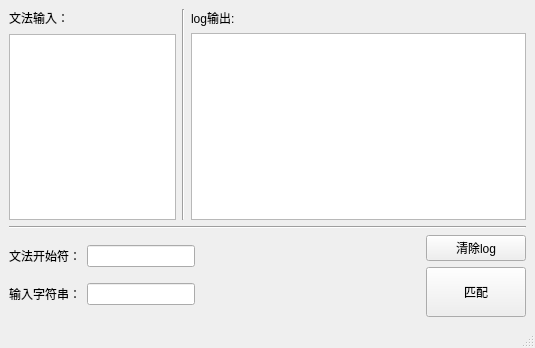
<?xml version="1.0" encoding="UTF-8"?>
<ui version="4.0">
 <class>MainWindow</class>
 <widget class="QMainWindow" name="MainWindow">
  <property name="geometry">
   <rect>
    <x>0</x>
    <y>0</y>
    <width>535</width>
    <height>348</height>
   </rect>
  </property>
  <property name="windowTitle">
   <string>LL（1）分析器</string>
  </property>
  <widget class="QWidget" name="centralwidget">
   <layout class="QHBoxLayout" name="horizontalLayout_6">
    <item>
     <layout class="QVBoxLayout" name="verticalLayout_5">
      <item>
       <layout class="QHBoxLayout" name="horizontalLayout_2">
        <item>
         <layout class="QVBoxLayout" name="verticalLayout_2">
          <property name="spacing">
           <number>7</number>
          </property>
          <property name="sizeConstraint">
           <enum>QLayout::SetMinimumSize</enum>
          </property>
          <property name="rightMargin">
           <number>0</number>
          </property>
          <item>
           <widget class="QLabel" name="label">
            <property name="text">
             <string>文法输入：</string>
            </property>
           </widget>
          </item>
          <item>
           <widget class="QTextEdit" name="ruleEdit">
            <property name="sizePolicy">
             <sizepolicy hsizetype="Fixed" vsizetype="Expanding">
              <horstretch>0</horstretch>
              <verstretch>0</verstretch>
             </sizepolicy>
            </property>
            <property name="maximumSize">
             <size>
              <width>167</width>
              <height>16777215</height>
             </size>
            </property>
           </widget>
          </item>
         </layout>
        </item>
        <item>
         <widget class="Line" name="line_2">
          <property name="orientation">
           <enum>Qt::Vertical</enum>
          </property>
         </widget>
        </item>
        <item>
         <layout class="QVBoxLayout" name="verticalLayout">
          <property name="sizeConstraint">
           <enum>QLayout::SetMaximumSize</enum>
          </property>
          <item>
           <layout class="QHBoxLayout" name="horizontalLayout">
            <item>
             <widget class="QLabel" name="label_4">
              <property name="text">
               <string>log输出:</string>
              </property>
             </widget>
            </item>
           </layout>
          </item>
          <item>
           <widget class="QTextBrowser" name="logtextBrowser">
            <property name="sizePolicy">
             <sizepolicy hsizetype="Expanding" vsizetype="Expanding">
              <horstretch>0</horstretch>
              <verstretch>0</verstretch>
             </sizepolicy>
            </property>
           </widget>
          </item>
         </layout>
        </item>
       </layout>
      </item>
      <item>
       <widget class="Line" name="line">
        <property name="orientation">
         <enum>Qt::Horizontal</enum>
        </property>
       </widget>
      </item>
      <item>
       <layout class="QHBoxLayout" name="horizontalLayout_5">
        <item>
         <layout class="QVBoxLayout" name="verticalLayout_4">
          <item>
           <layout class="QHBoxLayout" name="horizontalLayout_3">
            <item>
             <widget class="QLabel" name="label_2">
              <property name="text">
               <string>文法开始符：</string>
              </property>
             </widget>
            </item>
            <item>
             <widget class="QLineEdit" name="startSymbolEdit">
              <property name="sizePolicy">
               <sizepolicy hsizetype="Fixed" vsizetype="Fixed">
                <horstretch>0</horstretch>
                <verstretch>0</verstretch>
               </sizepolicy>
              </property>
             </widget>
            </item>
           </layout>
          </item>
          <item>
           <layout class="QHBoxLayout" name="horizontalLayout_4">
            <item>
             <widget class="QLabel" name="label_3">
              <property name="text">
               <string>输入字符串：</string>
              </property>
             </widget>
            </item>
            <item>
             <widget class="QLineEdit" name="strEdit">
              <property name="sizePolicy">
               <sizepolicy hsizetype="Fixed" vsizetype="Fixed">
                <horstretch>0</horstretch>
                <verstretch>0</verstretch>
               </sizepolicy>
              </property>
             </widget>
            </item>
           </layout>
          </item>
         </layout>
        </item>
        <item>
         <spacer name="horizontalSpacer_2">
          <property name="orientation">
           <enum>Qt::Horizontal</enum>
          </property>
          <property name="sizeHint" stdset="0">
           <size>
            <width>40</width>
            <height>20</height>
           </size>
          </property>
         </spacer>
        </item>
        <item>
         <layout class="QVBoxLayout" name="verticalLayout_3">
          <item>
           <widget class="QPushButton" name="clearBtn">
            <property name="text">
             <string>清除log</string>
            </property>
           </widget>
          </item>
          <item>
           <widget class="QPushButton" name="resultBtn">
            <property name="minimumSize">
             <size>
              <width>100</width>
              <height>50</height>
             </size>
            </property>
            <property name="text">
             <string>匹配</string>
            </property>
           </widget>
          </item>
         </layout>
        </item>
       </layout>
      </item>
     </layout>
    </item>
   </layout>
  </widget>
  <widget class="QMenuBar" name="menubar">
   <property name="geometry">
    <rect>
     <x>0</x>
     <y>0</y>
     <width>535</width>
     <height>25</height>
    </rect>
   </property>
  </widget>
  <widget class="QStatusBar" name="statusbar"/>
 </widget>
 <resources/>
 <connections/>
</ui>
